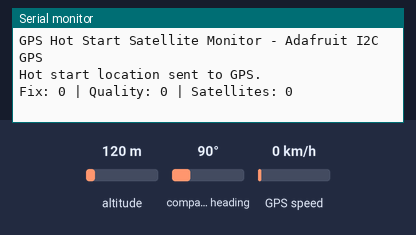
Bench run of a sketch on a simulated Arduino Uno, built with avr-gcc and run on an emulated ATmega328P. Shown: the last lines printed to the serial monitor. Inputs (shaded band) come from the test bench; at power-on: altitude 120 m, compass heading 90°, GPS speed 0 km/h. The GPS gets a fix after 3 s at 37.7749, -122.4194 with 8 satellites.

Above: at 2.2 s.
2.3 s: altitude set to 20 m
At 5.2 s:
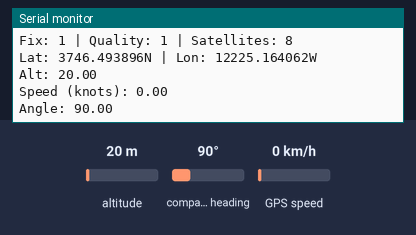
5.5 s: compass heading set to 7°
At 6.8 s:
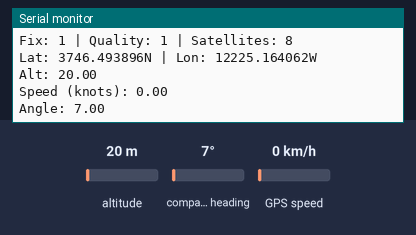
7.0 s: GPS speed set to 2 km/h
At 9.5 s:
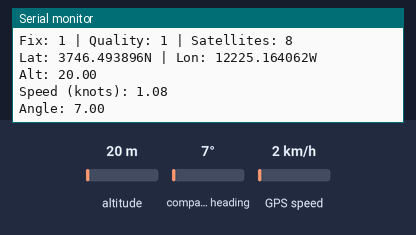

Measured:
- after the input at 2.3 s, the serial monitor: prints a new line after 1.8 s (image 1)
- after the input at 5.5 s, the serial monitor: prints a new line after 0.62 s (image 2)
- after the input at 7.0 s, the serial monitor: prints a new line after 1.1 s (image 3)

The sketch:

gps_test.ino
```cpp
#include <Wire.h>
#include <Adafruit_GPS.h>

// Connect to GPS via I2C
Adafruit_GPS GPS(&Wire);

// Set to true to see all NMEA sentences
#define GPSECHO true

uint32_t timer = 0;

// --- Approximate location for hot start ---
float approxLat = 36.1156;  // Stillwater, OK N positive
float approxLon = -97.0584; // W negative
float approxAlt = 300;      // Approx altitude in meters

void setup() {
  Serial.begin(9600);
  Serial.println("GPS Hot Start Satellite Monitor - Adafruit I2C GPS");

  GPS.begin(0x10); // I2C address
  GPS.sendCommand(PMTK_SET_NMEA_OUTPUT_RMCGGA); // RMC + GGA
  GPS.sendCommand(PMTK_SET_NMEA_UPDATE_1HZ);    // 1 Hz update
  GPS.sendCommand(PGCMD_ANTENNA);               // antenna status query
  delay(1000);

  // --- Hot start: provide approximate location ---
  char cmd[50];
  // MTK commands for approximate position: $PMTK740,<lat>,<lon>,<alt>*CS
  sprintf(cmd, "$PMTK740,%.6f,%.6f,%.1f*00", approxLat, approxLon, approxAlt);
  GPS.sendCommand(cmd);

  Serial.println("Hot start location sent to GPS.");
}

void loop() {
  // Read from GPS
  char c = GPS.read();
  if (GPSECHO && c) Serial.print(c);

  // Parse new NMEA sentences
  if (GPS.newNMEAreceived()) {
    GPS.parse(GPS.lastNMEA());
  }

  // Every 2 seconds, print stats
  if (millis() - timer > 2000) {
    timer = millis();
    Serial.print("\nFix: "); Serial.print((int)GPS.fix);
    Serial.print(" | Quality: "); Serial.print((int)GPS.fixquality);
    Serial.print(" | Satellites: "); Serial.println((int)GPS.satellites);

    if (GPS.fix) {
      Serial.print("Lat: "); Serial.print(GPS.latitude, 6); Serial.print(GPS.lat);
      Serial.print(" | Lon: "); Serial.print(GPS.longitude, 6); Serial.println(GPS.lon);
      Serial.print("Alt: "); Serial.println(GPS.altitude);
      Serial.print("Speed (knots): "); Serial.println(GPS.speed);
      Serial.print("Angle: "); Serial.println(GPS.angle);
    }
  }
}
```
